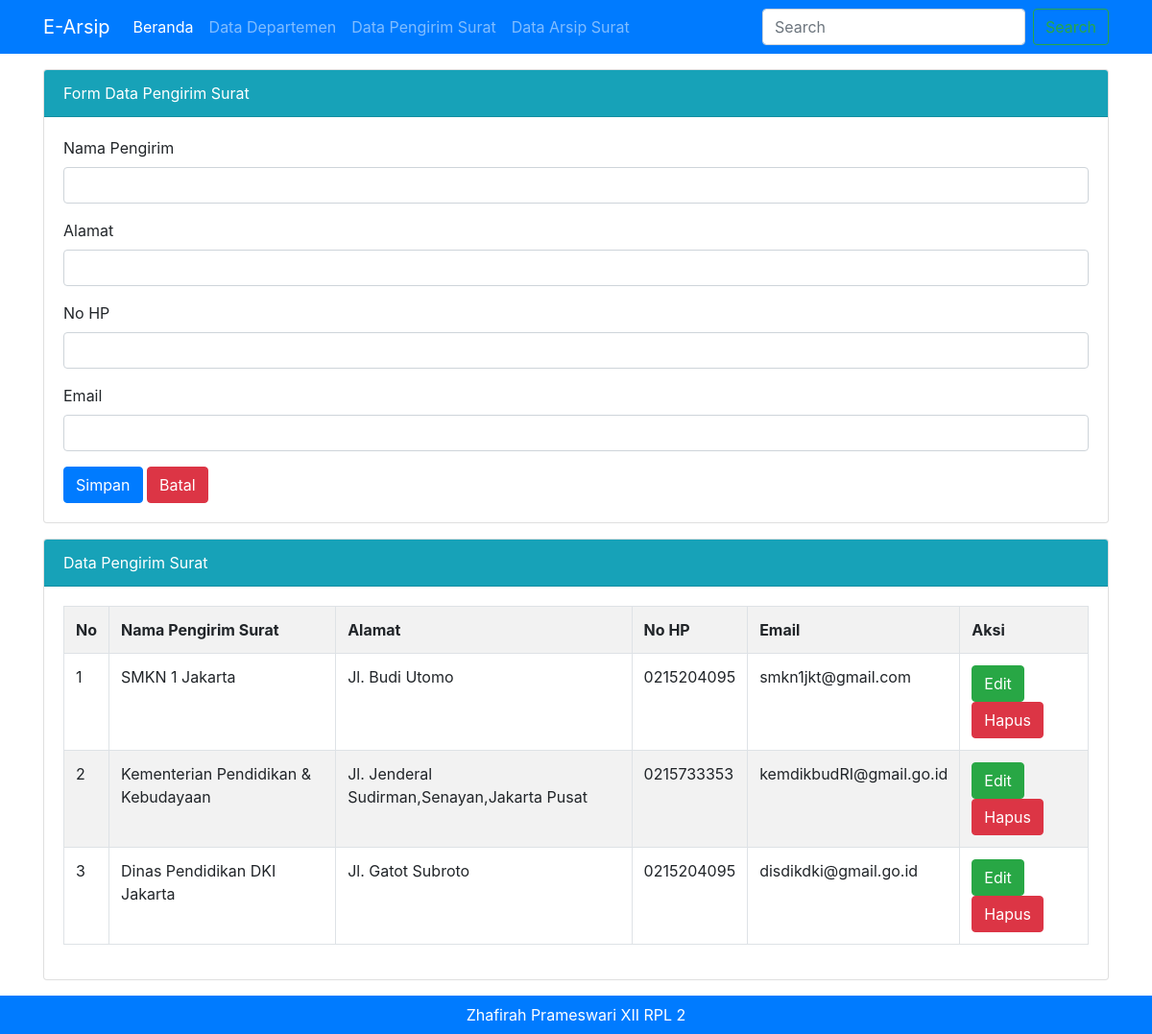
The page /admin.php?halaman=pengirim_surat (signed in) on the database its author committed.
### tables this page shows
CREATE TABLE `tbl_pengirim_surat` (
  `id_pengirim_surat` int(11) NOT NULL,
  `nama_pengirim` varchar(50) NOT NULL,
  `alamat` text NOT NULL,
  `no_hp` varchar(20) NOT NULL,
  `email` varchar(30) NOT NULL
);

### admin.php (called while the page is built, shortened)
<?php include "template/header.php"; ?>
<?php include "content.php"; ?>
<?php include "template/footer.php"; ?>

### modul/pengirim_surat/pengirim_surat.php (the view, shortened to what this page needs)
<div class="card mt-3">
    <div class="card-header bg-info text-white">
        Form Data Pengirim Surat
    </div>
    <div class="card-body">
        <form method="post" action="">
            <div class="form-group">
                <label for="nama_pengirim">Nama Pengirim</label>
                <input type="text" class="form-control" id="nama_pengirim" name="nama_pengirim" value="<?=@$vnama_pengirim?>">
            </div>
            <div class="form-group">
                <label for="alamat">Alamat</label>
                <input type="text" class="form-control" id="alamat" name="alamat" value="<?=@$valamat?>">
            </div>
            <div class="form-group">
                <label for="no_hp">No HP</label>
                <input type="text" class="form-control" id="no_hp" name="no_hp" value="<?=@$vno_hp?>">
            </div>
            <div class="form-group">
                <label for="email">Email</label>
                <input type="email" class="form-control" id="email" name="email" value="<?=@$vemail?>">
            </div>
            <button type="submit" name="bsimpan" class="btn btn-primary">Simpan</button>
            <button type="reset" name="bbatal" class="btn btn-danger">Batal</button>
        </form>
    </div>
</div>
<div class="card mt-3">
    <div class="card-header bg-info text-white">
        Data Pengirim Surat
    </div>
    <div class="card-body">
        <table class="table table-bordered table-hovered table-striped">
            <tr>
                <th>No</th>
                <th>Nama Pengirim Surat</th>
                <th>Alamat</th>
                <th>No HP</th>
                <th>Email</th>
                <th>Aksi</th>
            </tr>
            <?php
                $tampil = mysqli_query($koneksi, "SELECT * from tbl_pengirim_surat order by id_pengirim_surat desc");
                $no = 1;
                while($data = mysqli_fetch_array($tampil)) :
            ?>
            <tr>
                <td><?=$no++?></td>
                <td><?=$data['nama_pengirim']?></td>
                <td><?=$data['alamat']?></td>
                <td><?=$data['no_hp']?></td>
                <td><?=$data['email']?></td>
                <td>
                    <a href="?halaman=pengirim_surat&hal=edit&id=<?=$data['id_pengirim_surat']?>" class="btn btn-success"> Edit </a>
                    <a href="?halaman=pengirim_surat&hal=hapus&id=<?=$data['id_pengirim_surat']?>" class="btn btn-danger" onclick="return confirm('Apakah yakin ingin menghapus data ini ?')"> Hapus </a>
                </td>
            </tr>
            <?php endwhile; ?>
        </table>
    </div>
</div>

### rows shown on the page
tbl_pengirim_surat: nama_pengirim "SMKN 1 Jakarta", alamat "Jl. Budi Utomo", no_hp "0215204095", email "smkn1jkt@gmail.com"
tbl_pengirim_surat: nama_pengirim "Kementerian Pendidikan & Kebudayaan", alamat "Jl. Jenderal Sudirman,Senayan,Jakarta Pusat", no_hp "0215733353", email "kemdikbudRI@gmail.go.id"
tbl_pengirim_surat: nama_pengirim "Dinas Pendidikan DKI Jakarta", alamat "Jl. Gatot Subroto", no_hp "0215204095", email "disdikdki@gmail.go.id"
